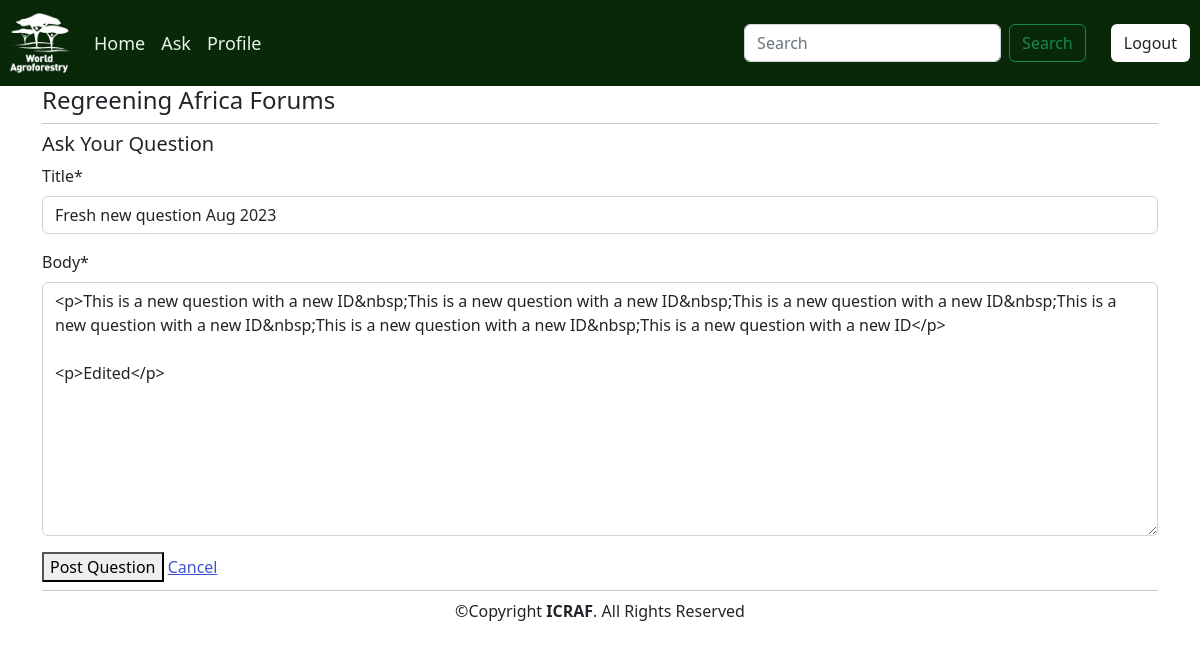
The page /questions/16/update (signed in) on the database its author committed.
### forum_app/models.py (models this page shows, shortened)
class Question(models.Model):
    user = models.ForeignKey(User, null=True, on_delete=models.DO_NOTHING)
    profile = models.ForeignKey(Profile, null=True, blank=True, on_delete=models.CASCADE)
    title = models.CharField(max_length=100, null=False, blank=False)
    body = RichTextField()
    created = models.DateTimeField(default=timezone.now)
    updated = models.DateTimeField(auto_now = True)
    categories = models.ManyToManyField(Category)
    tags = models.ManyToManyField(Tag)
    likes = models.ManyToManyField(User, related_name='questions_post')

### forum_app/views.py (the view, shortened to what this page needs)
# urls.py: path('questions/<int:pk>/update', views.QuestionUpdateView.as_view(), name='questions_update'),
class QuestionUpdateView(UserPassesTestMixin, LoginRequiredMixin, UpdateView):
    model = Question
    fields = ['title', 'body']
    def test_func(self):
        question = self.get_object()
        if self.request.user == question.user:
            return True
        else:
            return False

### forum_app/templates/forum_app/question_form.html (shortened to what this page needs)
{% extends 'base.html' %}
{% load crispy_forms_tags %}
{% block content%}
<div>
    <div>
        <div>
            <div>
                <h5>Ask Your Question</h5>
            </div>
        </div>
        <div>
                <form action="" method="POST" enctype="multipart/form-data">
                        {{form|crispy}}
                        <button>Post Question</button>
                        <a href="{% url 'home' %}">Cancel</a>
                </form>
            </div>
        </div>
</div>
{% endblock content %}

### templates/navbar.html (style rules this page uses)
a { color:rgb(63, 83, 214); }

### rows shown on the page
Question: title "Fresh new question Aug 2023", body "<p>This is a new question with a new ID&nbsp;This is a new question with a new ID&nbsp;This is a new question with a new ID&nbsp;This is a new question with a new ID&nbsp;This is a new question with a new ID&nbsp;This is a new question with a new ID</p> <p>Edited</p>"
